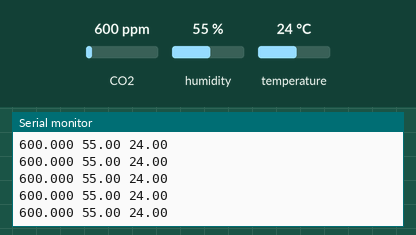
Bench run of a sketch on a simulated Arduino Leonardo, built for the host (arithmetic inside an expression is 32-bit, double 64-bit). On the bench: the last lines printed to the serial monitor. Inputs (shaded band) come from the test bench; at power-on: CO2 600 ppm, humidity 55 %, temperature 24 °C.

Above: at 1.2 s.
1.3 s: CO2 set to 452 ppm
At 2.1 s:
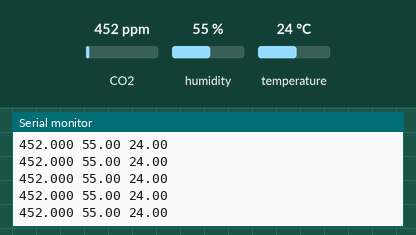
2.8 s: humidity set to 22 %
At 3.7 s:
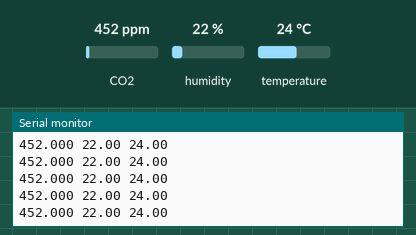

Measured:
- after the input at 1.3 s, the serial monitor: prints a new line at once (image 1)
- after the input at 2.8 s, the serial monitor: prints a new line at once (image 2)

The sketch:

co2Sensor.ino
```cpp
// Basic demo for readings from Adafruit SCD30
#include <Adafruit_SCD30.h> // Thanks Adafruit!

Adafruit_SCD30  scd30;

void setup(void) {
  Serial.begin(115200);
  while (!Serial) delay(10);     // will pause Zero, Leonardo, etc until serial console opens

  Serial.println("Starting...");

  // Try to initialize!
  if (!scd30.begin()) {
    Serial.println("Failed to find SCD30 chip");
    while (1) { delay(10); }
  }

  Serial.println("SCD30 Found!");

  if (!scd30.setMeasurementInterval(2)){ // Setting a measurement interval of 2 seconds. This can be between 2-1000 seconds.
    Serial.println("Failed to set measurement interval");
    while(1){ delay(10);}
  }

  Serial.print("Measurement Interval: ");
  Serial.print(scd30.getMeasurementInterval());
  Serial.println(" seconds");

  Serial.println("CO2 ppm, relative humidity %, temp (C)");
}

void loop() {
  if (scd30.dataReady()) {
    if (!scd30.read()){ Serial.println("Error reading sensor data"); return; }
    Serial.print(scd30.CO2, 3);
    Serial.print(" ");
    Serial.print(scd30.relative_humidity);
    Serial.print(" ");
    Serial.println(scd30.temperature);
  } else {
    Serial.println("No data");
  }
}
```
